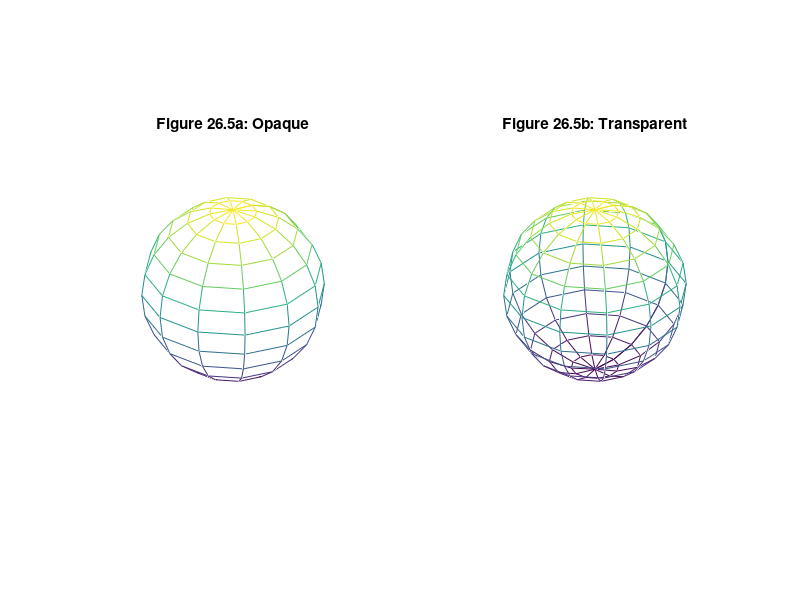

Reproduce this figure in MATLAB.
% MATLAB Script: SpherePlot.m

[X,Y,Z] = sphere(12);
subplot(1,2,1)
mesh(X,Y,Z)
title('Figure 26.5a: Opaque')
hidden on
axis square off
subplot(1,2,2)
mesh(X,Y,Z)
title('Figure 26.5b: Transparent')
hidden off
axis square off
